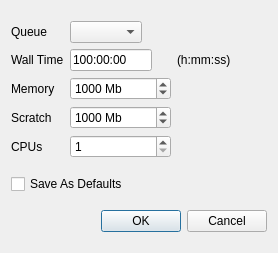
<?xml version="1.0" encoding="UTF-8"?>
<ui version="4.0">
 <class>ServerQueueDialog</class>
 <widget class="QDialog" name="ServerQueueDialog">
  <property name="geometry">
   <rect>
    <x>0</x>
    <y>0</y>
    <width>278</width>
    <height>253</height>
   </rect>
  </property>
  <property name="sizePolicy">
   <sizepolicy hsizetype="Preferred" vsizetype="Preferred">
    <horstretch>0</horstretch>
    <verstretch>0</verstretch>
   </sizepolicy>
  </property>
  <property name="windowTitle">
   <string>Resource Limits</string>
  </property>
  <layout class="QVBoxLayout" name="verticalLayout_2">
   <item>
    <layout class="QGridLayout" name="gridLayout">
     <item row="1" column="0">
      <widget class="QLabel" name="label_3">
       <property name="text">
        <string>Wall Time</string>
       </property>
      </widget>
     </item>
     <item row="1" column="1">
      <widget class="QLineEdit" name="walltime">
       <property name="sizePolicy">
        <sizepolicy hsizetype="Fixed" vsizetype="Fixed">
         <horstretch>0</horstretch>
         <verstretch>0</verstretch>
        </sizepolicy>
       </property>
       <property name="minimumSize">
        <size>
         <width>82</width>
         <height>0</height>
        </size>
       </property>
       <property name="maximumSize">
        <size>
         <width>82</width>
         <height>16777215</height>
        </size>
       </property>
       <property name="toolTip">
        <string>This value can be accessed by ${WALLTIME}
in the run file template</string>
       </property>
       <property name="text">
        <string>100:00:00</string>
       </property>
       <property name="maxLength">
        <number>10</number>
       </property>
      </widget>
     </item>
     <item row="1" column="2">
      <layout class="QHBoxLayout" name="horizontalLayout_2">
       <item>
        <widget class="QLabel" name="label">
         <property name="text">
          <string>(h:mm:ss)</string>
         </property>
        </widget>
       </item>
       <item>
        <spacer name="horizontalSpacer_4">
         <property name="orientation">
          <enum>Qt::Horizontal</enum>
         </property>
         <property name="sizeHint" stdset="0">
          <size>
           <width>40</width>
           <height>20</height>
          </size>
         </property>
        </spacer>
       </item>
      </layout>
     </item>
     <item row="2" column="2">
      <spacer name="horizontalSpacer_5">
       <property name="orientation">
        <enum>Qt::Horizontal</enum>
       </property>
       <property name="sizeHint" stdset="0">
        <size>
         <width>40</width>
         <height>20</height>
        </size>
       </property>
      </spacer>
     </item>
     <item row="2" column="1">
      <widget class="QSpinBox" name="memory">
       <property name="sizePolicy">
        <sizepolicy hsizetype="Fixed" vsizetype="Fixed">
         <horstretch>0</horstretch>
         <verstretch>0</verstretch>
        </sizepolicy>
       </property>
       <property name="minimumSize">
        <size>
         <width>101</width>
         <height>0</height>
        </size>
       </property>
       <property name="maximumSize">
        <size>
         <width>101</width>
         <height>16777215</height>
        </size>
       </property>
       <property name="toolTip">
        <string>This value can be accessed by ${MEMORY}
in the run file template</string>
       </property>
       <property name="suffix">
        <string> Mb</string>
       </property>
       <property name="minimum">
        <number>1</number>
       </property>
       <property name="maximum">
        <number>99999</number>
       </property>
       <property name="singleStep">
        <number>100</number>
       </property>
       <property name="value">
        <number>1000</number>
       </property>
      </widget>
     </item>
     <item row="2" column="0">
      <widget class="QLabel" name="label_4">
       <property name="text">
        <string>Memory</string>
       </property>
      </widget>
     </item>
     <item row="3" column="0">
      <widget class="QLabel" name="label_5">
       <property name="text">
        <string>Scratch</string>
       </property>
      </widget>
     </item>
     <item row="4" column="0">
      <widget class="QLabel" name="label_6">
       <property name="text">
        <string>CPUs</string>
       </property>
      </widget>
     </item>
     <item row="4" column="1">
      <widget class="QSpinBox" name="ncpus">
       <property name="maximumSize">
        <size>
         <width>101</width>
         <height>16777215</height>
        </size>
       </property>
       <property name="toolTip">
        <string>This value can be accessed by ${NCPUS}
in the run file template</string>
       </property>
       <property name="minimum">
        <number>1</number>
       </property>
       <property name="maximum">
        <number>999</number>
       </property>
       <property name="value">
        <number>1</number>
       </property>
      </widget>
     </item>
     <item row="3" column="1">
      <widget class="QSpinBox" name="scratch">
       <property name="sizePolicy">
        <sizepolicy hsizetype="Fixed" vsizetype="Fixed">
         <horstretch>0</horstretch>
         <verstretch>0</verstretch>
        </sizepolicy>
       </property>
       <property name="minimumSize">
        <size>
         <width>101</width>
         <height>0</height>
        </size>
       </property>
       <property name="maximumSize">
        <size>
         <width>101</width>
         <height>16777215</height>
        </size>
       </property>
       <property name="toolTip">
        <string>This value can be accessed by ${SCRATCH}
in the run file template</string>
       </property>
       <property name="suffix">
        <string> Mb</string>
       </property>
       <property name="minimum">
        <number>1</number>
       </property>
       <property name="maximum">
        <number>999999</number>
       </property>
       <property name="singleStep">
        <number>500</number>
       </property>
       <property name="value">
        <number>1000</number>
       </property>
      </widget>
     </item>
     <item row="0" column="0">
      <widget class="QLabel" name="label_2">
       <property name="text">
        <string>Queue</string>
       </property>
      </widget>
     </item>
     <item row="0" column="1" colspan="2">
      <layout class="QHBoxLayout" name="horizontalLayout_3">
       <item>
        <widget class="QComboBox" name="queue">
         <property name="toolTip">
          <string>This value can be accessed by ${QUEUE}
in the run file template</string>
         </property>
        </widget>
       </item>
       <item>
        <spacer name="horizontalSpacer_3">
         <property name="orientation">
          <enum>Qt::Horizontal</enum>
         </property>
         <property name="sizeHint" stdset="0">
          <size>
           <width>40</width>
           <height>20</height>
          </size>
         </property>
        </spacer>
       </item>
      </layout>
     </item>
    </layout>
   </item>
   <item>
    <widget class="QCheckBox" name="saveAsDefaults">
     <property name="toolTip">
      <string>This will save the current values
as the default for this server</string>
     </property>
     <property name="text">
      <string>Save As Defaults</string>
     </property>
    </widget>
   </item>
   <item>
    <widget class="QDialogButtonBox" name="buttonBox">
     <property name="orientation">
      <enum>Qt::Horizontal</enum>
     </property>
     <property name="standardButtons">
      <set>QDialogButtonBox::Cancel|QDialogButtonBox::Ok</set>
     </property>
    </widget>
   </item>
  </layout>
 </widget>
 <tabstops>
  <tabstop>queue</tabstop>
  <tabstop>buttonBox</tabstop>
 </tabstops>
 <resources/>
 <connections>
  <connection>
   <sender>buttonBox</sender>
   <signal>rejected()</signal>
   <receiver>ServerQueueDialog</receiver>
   <slot>reject()</slot>
   <hints>
    <hint type="sourcelabel">
     <x>316</x>
     <y>260</y>
    </hint>
    <hint type="destinationlabel">
     <x>286</x>
     <y>274</y>
    </hint>
   </hints>
  </connection>
 </connections>
</ui>
